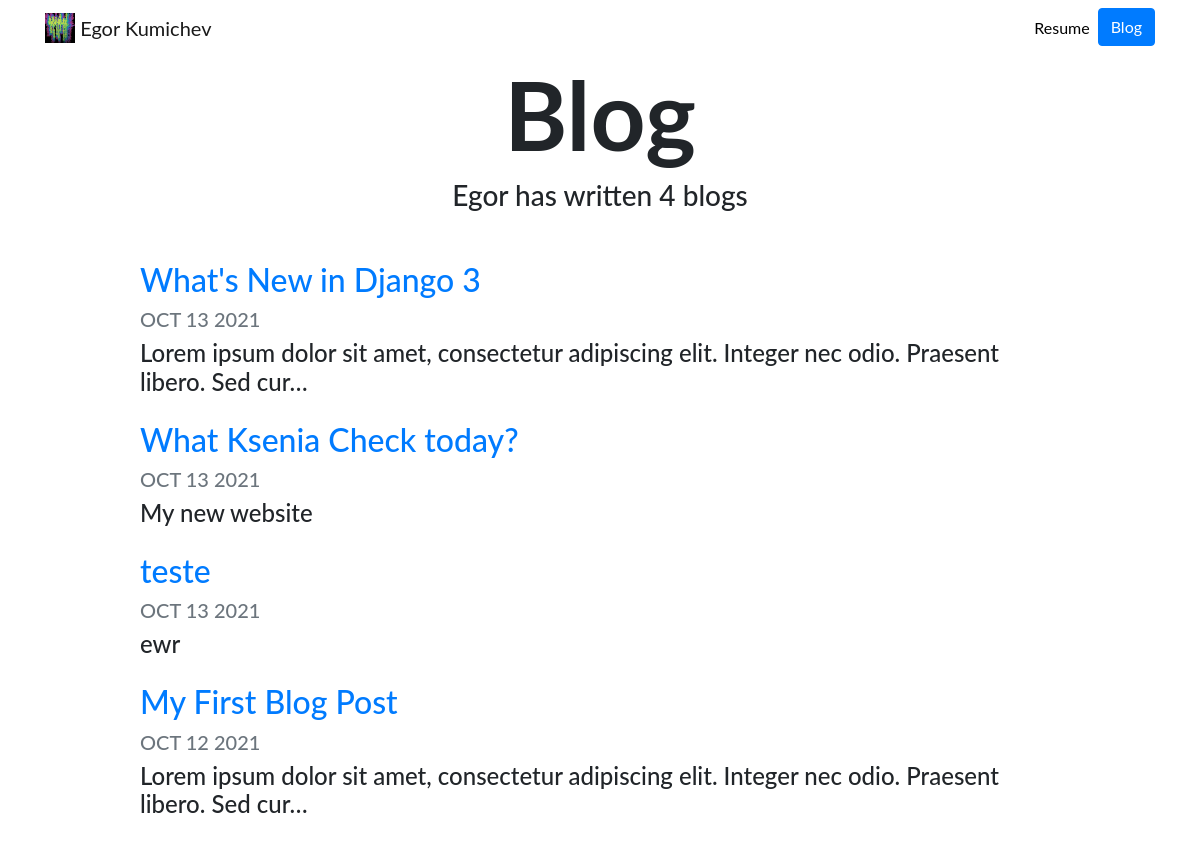
Screenshot of /blog/ with the database file from the repository.
### blog/models.py (models this page shows, shortened)
class Blog(models.Model):
    title = models.CharField(max_length=200)
    description = models.TextField()
    date = models.DateField()

### blog/views.py (the view)
# urls.py: path('', views.all_blogs, name='all_blogs'),
def all_blogs(request):
    blogs = Blog.objects.order_by('-date')
    return render(request, 'blog/all_blogs.html',{'blogs':blogs})

### blog/templates/blog/all_blogs.html
{% extends "portfolio/base.html" %}
{% load static %}
{% block content %}
<h1 id="blogtitle" class="font-weight-bold text-center">Blog</h1>
<h3 class="text-center mb-5">Egor has written {{ blogs.count }} blog{{ blogs.count|pluralize }}</h3>
{% for blog in blogs %}
<div class="row justify-content-center my-3">
  <div class="col-md-10">
    <a href="{% url 'blog:detail' blog.id %}">
      <h2>{{ blog.title }}</h2>
    </a>
    <h5 class="text-muted">{{ blog.date|date:'M d Y'|upper }}</h5>
    <h4>{{ blog.description|striptags|truncatechars:100 }}</h4>
  </div>
</div>
{% endfor %}
{% endblock %}

### portfolio/static/portfolio/custom.css (style rules this page uses)
body { font-family: 'Lato', sans-serif; }
#blogtitle { font-size: 6rem; }

### rows the page displays
Blog: title "What's New in Django 3", date "OCT 13 2021", description "Lorem ipsum dolor sit amet, consectetur adipiscing elit. Integer nec odio. Praesent libero. Sed cur…"
Blog: title "What Ksenia Check today?", date "OCT 13 2021", description "My new website"
Blog: title "teste", date "OCT 13 2021", description "ewr"
Blog: title "My First Blog Post", date "OCT 12 2021", description "Lorem ipsum dolor sit amet, consectetur adipiscing elit. Integer nec odio. Praesent libero. Sed cur…"

### other values shown
{{ blogs.count }} "4"
